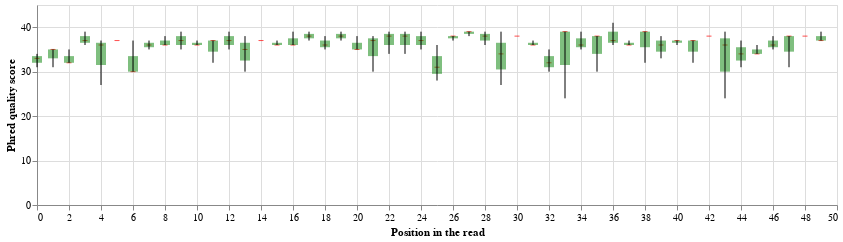

The notebook cell saved with this chart:
### Markdown cell above
### Understanding Altair visualization

The plot below shows quality distribution per position—similar to FastQC output. Each position shows:
- **Black line**: min to max range
- **Green bar**: interquartile range (25th to 75th percentile)  
- **Red tick**: median quality

> **📝 New Python concepts:** **Altair** is a declarative visualization library. You describe *what* you want to show, not *how* to draw it. Charts are built by chaining methods.

| Code | Explanation |
|------|-------------|
| `import altair as alt` | Imports Altair, conventionally aliased as `alt`. |
| `alt.Chart(stats_df)` | Creates a chart object from our DataFrame. |
| `.encode(alt.X('base:Q', ...))` | Maps the `base` column to the x-axis. `:Q` means "quantitative" (numeric). |
| `.properties(width=800, height=200)` | Sets the chart dimensions in pixels. |
| `.mark_tick()` | Draws small horizontal ticks (for median). |
| `.mark_rule()` | Draws lines/bars (for ranges). |
| `alt.Y('median:Q')` | Maps `median` column to y-axis. |
| `alt.Y2('q75:Q')` | Sets the end point for a range (used with `mark_rule`). |
| `median + q + min_max` | The `+` operator **layers** multiple charts on top of each other. |

**How layering works:**
```
min_max (black lines)     ─────────────────
         +
q (green bars)            ████████████████
         +                       
median (red ticks)              ─
         =
Combined plot             ─────█████─█████─────
```

### Code cell
# Plot quality per position
import altair as alt

base = alt.Chart(stats_df).encode(
    alt.X('base:Q', title="Position in the read")
).properties(
    width=800,
    height=200)

median = base.mark_tick(color='red',orient='horizontal').encode(
    alt.Y('median:Q', title="Phred quality score"),
)

q = base.mark_rule(color='green',opacity=.5,strokeWidth=10).encode(
    alt.Y('q25:Q'),
    alt.Y2('q75:Q')
)

min_max = base.mark_rule(color='black').encode(
        alt.Y('min:Q'),
        alt.Y2('max:Q')
)

median + q + min_max

### Figure 1 — Vega-Lite specification as saved in the notebook (floating-point values rounded to 4 significant figures)
{"config": {"view": {"continuousWidth": 300, "continuousHeight": 300}}, "layer": [{"mark": {"type": "tick", "color": "red", "orient": "horizontal"}, "encoding": {"x": {"field": "base", "title": "Position in the read", "type": "quantitative"}, "y": {"field": "median", "title": "Phred quality score", "type": "quantitative"}}}, {"mark": {"type": "rule", "color": "green", "opacity": 0.5, "strokeWidth": 10}, "encoding": {"x": {"field": "base", "title": "Position in the read", "type": "quantitative"}, "y": {"field": "q25", "type": "quantitative"}, "y2": {"field": "q75"}}}, {"mark": {"type": "rule", "color": "black"}, "encoding": {"x": {"field": "base", "title": "Position in the read", "type": "quantitative"}, "y": {"field": "min", "type": "quantitative"}, "y2": {"field": "max"}}}], "data": {"name": "data-baa837aafa98b132b874739d2eaef52f"}, "height": 200, "width": 800, "$schema": "https://vega.github.io/schema/vega-lite/v5.20.1.json", "datasets": {"data-baa837aafa98b132b874739d2eaef52f": [{"base": 0, "mean": 32.67, "median": 33.0, "q25": 32.0, "q75": 33.5, "min": 31, "max": 34}, {"base": 1, "mean": 33.67, "median": 35.0, "q25": 33.0, "q75": 35.0, "min": 31, "max": 35}, {"base": 2, "mean": 33.0, "median": 32.0, "q25": 32.0, "q75": 33.5, "min": 32, "max": 35}, {"base": 3, "mean": 37.33, "median": 37.0, "q25": 36.5, "q75": 38.0, "min": 36, "max": 39}, {"base": 4, "mean": 33.33, "median": 36.0, "q25": 31.5, "q75": 36.5, "min": 27, "max": 37}, {"base": 5, "mean": 37.0, "median": 37.0, "q25": 37.0, "q75": 37.0, "min": 37, "max": 37}, {"base": 6, "mean": 32.33, "median": 30.0, "q25": 30.0, "q75": 33.5, "min": 30, "max": 37}, {"base": 7, "mean": 36.0, "median": 36.0, "q25": 35.5, "q75": 36.5, "min": 35, "max": 37}, {"base": 8, "mean": 36.67, "median": 36.0, "q25": 36.0, "q75": 37.0, "min": 36, "max": 38}, {"base": 9, "mean": 37.0, "median": 37.0, "q25": 36.0, "q75": 38.0, "min": 35, "max": 39}, {"base": 10, "mean": 36.33, "median": 36.0, "q25": 36.0, "q75": 36.5, "min": 36, "max": 37}, {"base": 11, "mean": 35.33, "median": 37.0, "q25": 34.5, "q75": 37.0, "min": 32, "max": 37}, {"base": 12, "mean": 37.0, "median": 37.0, "q25": 36.0, "q75": 38.0, "min": 35, "max": 39}, {"base": 13, "mean": 34.33, "median": 35.0, "q25": 32.5, "q75": 36.5, "min": 30, "max": 38}, {"base": 14, "mean": 37.0, "median": 37.0, "q25": 37.0, "q75": 37.0, "min": 37, "max": 37}, {"base": 15, "mean": 36.33, "median": 36.0, "q25": 36.0, "q75": 36.5, "min": 36, "max": 37}, {"base": 16, "mean": 37.0, "median": 36.0, "q25": 36.0, "q75": 37.5, "min": 36, "max": 39}, {"base": 17, "mean": 38.0, "median": 38.0, "q25": 37.5, "q75": 38.5, "min": 37, "max": 39}, {"base": 18, "mean": 36.33, "median": 36.0, "q25": 35.5, "q75": 37.0, "min": 35, "max": 38}, {"base": 19, "mean": 38.0, "median": 38.0, "q25": 37.5, "q75": 38.5, "min": 37, "max": 39}, {"base": 20, "mean": 36.0, "median": 35.0, "q25": 35.0, "q75": 36.5, "min": 35, "max": 38}, {"base": 21, "mean": 35.0, "median": 37.0, "q25": 33.5, "q75": 37.5, "min": 30, "max": 38}, {"base": 22, "mean": 37.0, "median": 38.0, "q25": 36.0, "q75": 38.5, "min": 34, "max": 39}, {"base": 23, "mean": 37.0, "median": 38.0, "q25": 36.0, "q75": 38.5, "min": 34, "max": 39}, {"base": 24, "mean": 37.0, "median": 37.0, "q25": 36.0, "q75": 38.0, "min": 35, "max": 39}, {"base": 25, "mean": 31.67, "median": 31.0, "q25": 29.5, "q75": 33.5, "min": 28, "max": 36}, {"base": 26, "mean": 37.67, "median": 38.0, "q25": 37.5, "q75": 38.0, "min": 37, "max": 38}, {"base": 27, "mean": 38.67, "median": 39.0, "q25": 38.5, "q75": 39.0, "min": 38, "max": 39}, {"base": 28, "mean": 37.67, "median": 38.0, "q25": 37.0, "q75": 38.5, "min": 36, "max": 39}, {"base": 29, "mean": 33.33, "median": 34.0, "q25": 30.5, "q75": 36.5, "min": 27, "max": 39}, {"base": 30, "mean": 38.0, "median": 38.0, "q25": 38.0, "q75": 38.0, "min": 38, "max": 38}, {"base": 31, "mean": 36.33, "median": 36.0, "q25": 36.0, "q75": 36.5, "min": 36, "max": 37}, {"base": 32, "mean": 32.33, "median": 32.0, "q25": 31.0, "q75": 33.5, "min": 30, "max": 35}, {"base": 33, "mean": 34.0, "median": 39.0, "q25": 31.5, "q75": 39.0, "min": 24, "max": 39}, {"base": 34, "mean": 36.67, "median": 36.0, "q25": 35.5, "q75": 37.5, "min": 35, "max": 39}, {"base": 35, "mean": 35.33, "median": 38.0, "q25": 34.0, "q75": 38.0, "min": 30, "max": 38}, {"base": 36, "mean": 38.0, "median": 37.0, "q25": 36.5, "q75": 39.0, "min": 36, "max": 41}, {"base": 37, "mean": 36.33, "median": 36.0, "q25": 36.0, "q75": 36.5, "min": 36, "max": 37}, {"base": 38, "mean": 36.67, "median": 39.0, "q25": 35.5, "q75": 39.0, "min": 32, "max": 39}, {"base": 39, "mean": 35.67, "median": 36.0, "q25": 34.5, "q75": 37.0, "min": 33, "max": 38}, {"base": 40, "mean": 36.67, "median": 37.0, "q25": 36.5, "q75": 37.0, "min": 36, "max": 37}, {"base": 41, "mean": 35.33, "median": 37.0, "q25": 34.5, "q75": 37.0, "min": 32, "max": 37}, {"base": 42, "mean": 38.0, "median": 38.0, "q25": 38.0, "q75": 38.0, "min": 38, "max": 38}, {"base": 43, "mean": 33.0, "median": 36.0, "q25": 30.0, "q75": 37.5, "min": 24, "max": 39}, {"base": 44, "mean": 34.0, "median": 34.0, "q25": 32.5, "q75": 35.5, "min": 31, "max": 37}, {"base": 45, "mean": 34.67, "median": 34.0, "q25": 34.0, "q75": 35.0, "min": 34, "max": 36}, {"base": 46, "mean": 36.33, "median": 36.0, "q25": 35.5, "q75": 37.0, "min": 35, "max": 38}, {"base": 47, "mean": 35.67, "median": 38.0, "q25": 34.5, "q75": 38.0, "min": 31, "max": 38}, {"base": 48, "mean": 38.0, "median": 38.0, "q25": 38.0, "q75": 38.0, "min": 38, "max": 38}, {"base": 49, "mean": 37.67, "median": 37.0, "q25": 37.0, "q75": 38.0, "min": 37, "max": 39}]}}
